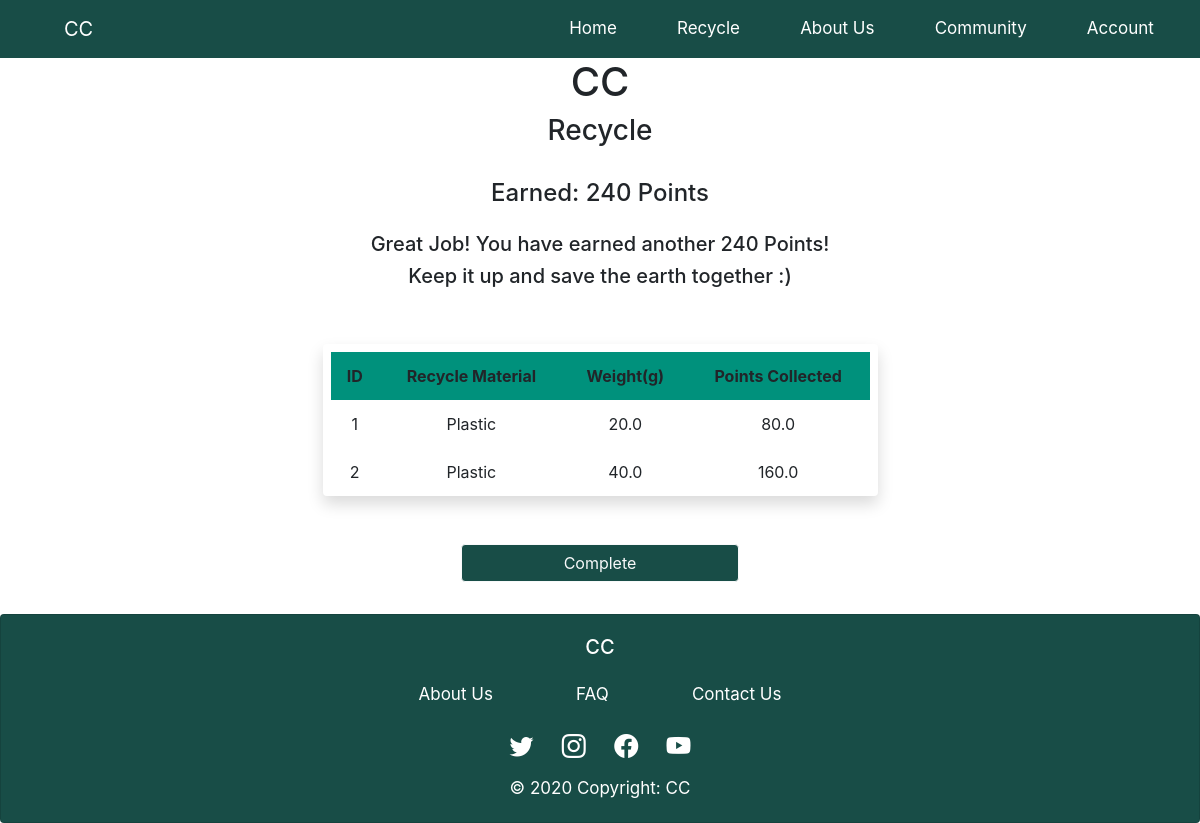
Before: /process3/1 with the older database file.
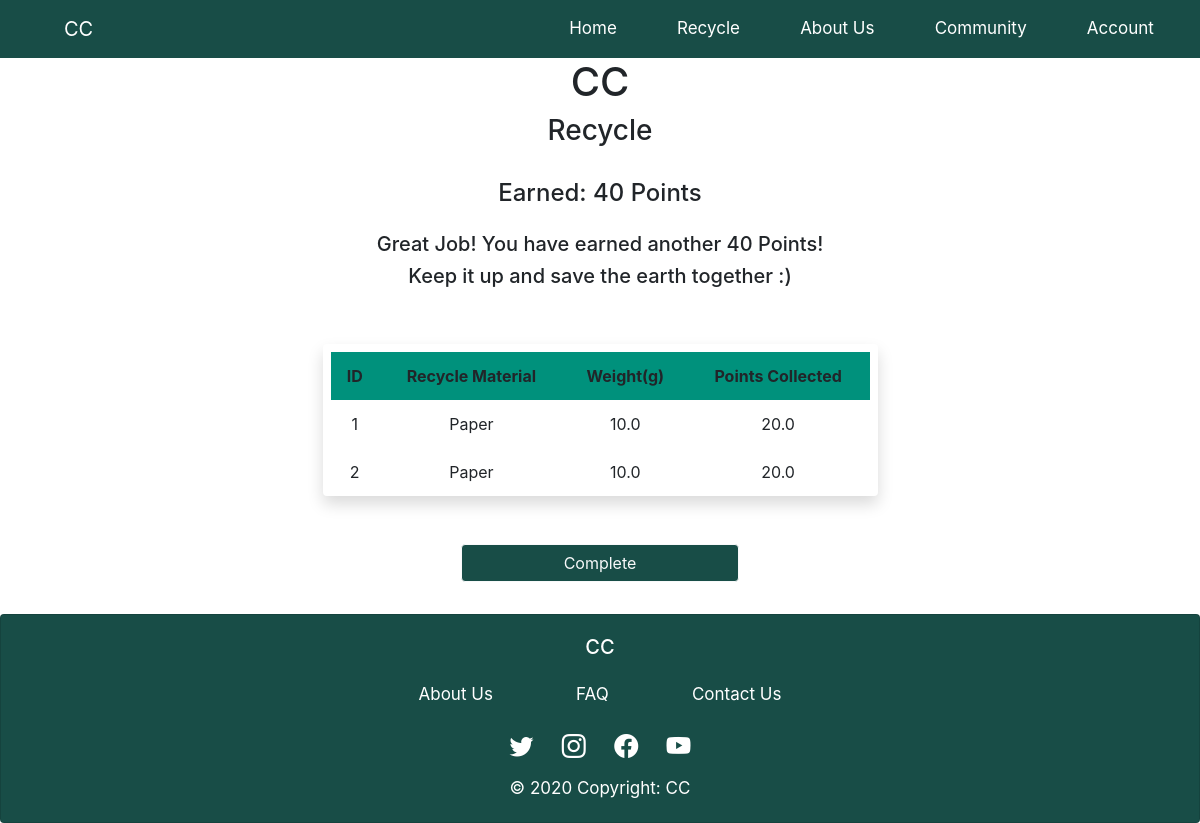
After: the same page with the newer database file.
### app.py (models this page shows)
class RecycledItem(db.Model):
    id = db.Column(db.Integer, primary_key = True)
    material = db.Column(db.String(200), nullable = False)
    weight = db.Column(db.Float, nullable = False)
    recycle_id = db.Column(db.Integer, db.ForeignKey('recycle.id'))
    def __init__(self, material, weight):
        self.material = material
        self.weight = weight
    @hybrid_property
    def calculate_points(self):
        if self.material == 'Paper':
            point = 2 * self.weight
        elif self.material == 'Plastic':
            point = 4 * self.weight
        else:
            point = 5 * self.weight
        return point

### app.py (the view)
@app.route('/process3/<int:id>', methods=['GET', 'POST'])
def process3(id):
    recycled_items = RecycledItem.query.order_by(RecycledItem.recycle_id) # Can be Used for user history
    i = RecycledItem
    store_point = []
    for recycled_item in recycled_items:
        point = RecycledItem(recycled_item.material, recycled_item.weight)
        store_point.append(point.calculate_points)
    total_point = "{:.0f}".format(sum(store_point))
    return render_template("MachineProcess/process3.html", recycled_items = recycled_items, i = i, total_point = total_point)

### app.py (called while the page is built)
@app.before_request
def before_request():
    g.user = None
    if 'user id' in session:
        g.user = session['user id']

### templates/MachineProcess/process3.html (shortened to what this page needs)
{% extends "base.html" %}
{% block head %}
    <link rel="stylesheet" href="{{ url_for('static', filename='CSS/process.css')}}">
{% endblock %}
{% block content %}
<div class="container-sm col-lg-6 ml-auto">
    <h1 class="text-center">CC</h1>
    <h3 class="text-center">Recycle</h3>
    <br>
    <div class="form-group pb-3">
        <h4 class="text-center pb-3">Earned: {{total_point}} Points</h4>
        <h5 class="text-center">Great Job! You have earned another {{total_point}} Points!</h5>
        <h5 class="text-center pb-3">Keep it up and save the earth together :)</h5>
    </div>
    <div class="pr-2 pt-2 pl-2 rounded shadow mb-5">
        <table class="table">
            <thead class="thead-green">
              <tr class="text-center">
                <th scope="col">ID</th>
                <th scope="col">Recycle Material</th>
                <th scope="col">Weight(g)</th>
                <th scope="col">Points Collected</th>
              </tr>
            </thead>
            <tbody>
              {% for recycled_item in recycled_items%}
              <tr class="text-center">
                <td>{{ recycled_item.id }}</td>
                <td>{{ recycled_item.material }}</td>
                <td>{{ recycled_item.weight }}</td>
                <td>{{ i(recycled_item.material, recycled_item.weight).calculate_points}}</td>
              </tr>
              {% endfor%}
            </tbody>
          </table>
        </div>
        <div class="form-group pb-3 d-flex justify-content-center">
            <a type="button" href="{{ url_for('process1')}}" class="btn button-color btn-outline-light w-50">Complete</a>
        </div>
</div>
{% endblock %}

### templates/base.html (shortened to what this page needs)
<!DOCTYPE html>
<html lang="en">
<head>
    <link rel="stylesheet" href="https://cdn.jsdelivr.net/npm/bootstrap@4.6.2/dist/css/bootstrap.min.css">
    <link rel="stylesheet" href="https://cdn.jsdelivr.net/npm/bootstrap-icons@1.9.1/font/bootstrap-icons.css">
    <link rel="stylesheet" href="{{ url_for('static', filename='CSS/base.css')}}">
    {% block head %}
    {% endblock %}
</head>
<body>
    {% block navbar %}
        {% if session['account_type'] != "Guest" %}
            {% include 'includes/_navbar.html' %}
        {% else %}
            {% include 'includes/_guest_navbar.html' %}
        {% endif %}
    {% endblock %}
    <div class="container-fluid">
        {% block content %}
        {% endblock %}
    </div>
    {% block footer %}
        {% include 'includes/_footer.html' %}
    {% endblock %}
</body>
</html>

### templates/includes/_navbar.html (shortened to what this page needs)
<nav class="navbar navbar-expand-sm">
<a class="navbar-brand mt-lg-0" href="/">CC</a>
<div class="collapse navbar-collapse" id="navbarSupportedContent">
    <ul class="navbar-nav">
        <li class="nav-item">
        <a class="nav-link" href="/">Home</a>
        </li>
        <li class="nav-item">
        <a class="nav-link" href="/process1">Recycle</a>
        </li>
        <li class="nav-item">
            <a class="nav-link" href="#">About Us</a>
        </li>
        <li class="nav-item">
        <a class="nav-link" href="#">Community</a>
        </li>
        <li class="nav-item">
            <a class="nav-link" href="#">Account</a>
        </li>
    </ul>
</div>
</nav>

### templates/includes/_footer.html
<div class="card text-center footer">
    <div class="card-body">
        <h5 class="card-title">CC</h5>
        <div class="footerlink-grid mx-auto">
            <a class="about" href="/Aboutus">About Us</a>
            <a class="faq" href="/faq">FAQ</a>
            <a class="contact" href="/">Contact Us</a>
        </div>
        <div class="footersocials-grid mx-auto">
            <a class="twitter" href="https://twitter.com/i/flow/login"><i class="bi bi-twitter"></i></a>
            <a class="ig" href="https://www.instagram.com/accounts/login/"><i class="bi bi-instagram"></i></a>
            <a class="fb" href="https://www.facebook.com/"><i class="bi bi-facebook"></i></a>
            <a class="yt" href="https://www.youtube.com/"><i class="bi bi-youtube"></i></a>
        </div>
        <span>© 2020 Copyright: CC</span>
    </div>
</div>

### static/CSS/base.css (style rules this page uses)
nav, .footer { background-color: #184D47; color: #FFF; font-size: 17px; }
a, i { color: #FFF; }
.navbar-brand { margin-left: 3rem; }
nav div ul { margin-left: auto; justify-content: space-around; width: 60%; }
.about { grid-area: about; }
.faq { grid-area: faq; }
.contact { grid-area: contact; }
.twitter { grid-area: twitter; }
.ig { grid-area: instagram; }
.fb { grid-area: facebook; }
.yt { grid-area: youtube; }
.footerlink-grid { display: grid; grid-template-areas: 'about faq contact'; gap: 5px; padding: 11px; width: 40%; }
.footersocials-grid { display: grid; grid-template-areas: 'twitter instagram facebook youtube'; gap: 0px; padding: 11px; width: 20%; }
.bi { font-size: 1.5rem; }
.table td, .table thead th { border-top: none; border-bottom: 0rem !important; }

### static/CSS/process.css (style rules this page uses)
.button-color { background-color: #184D47; }
.thead-green { background-color: #00917C; }

Changed rows visible on the page:
changed RecycledItem id 1: material "Plastic" → "Paper"; weight "20.0" → "10.0"; material+weight "80.0" → "20.0"
changed RecycledItem id 2: material "Plastic" → "Paper"; weight "40.0" → "10.0"; material+weight "160.0" → "20.0"
Other visible differences:
{{ total_point }}: "240" → "40"
